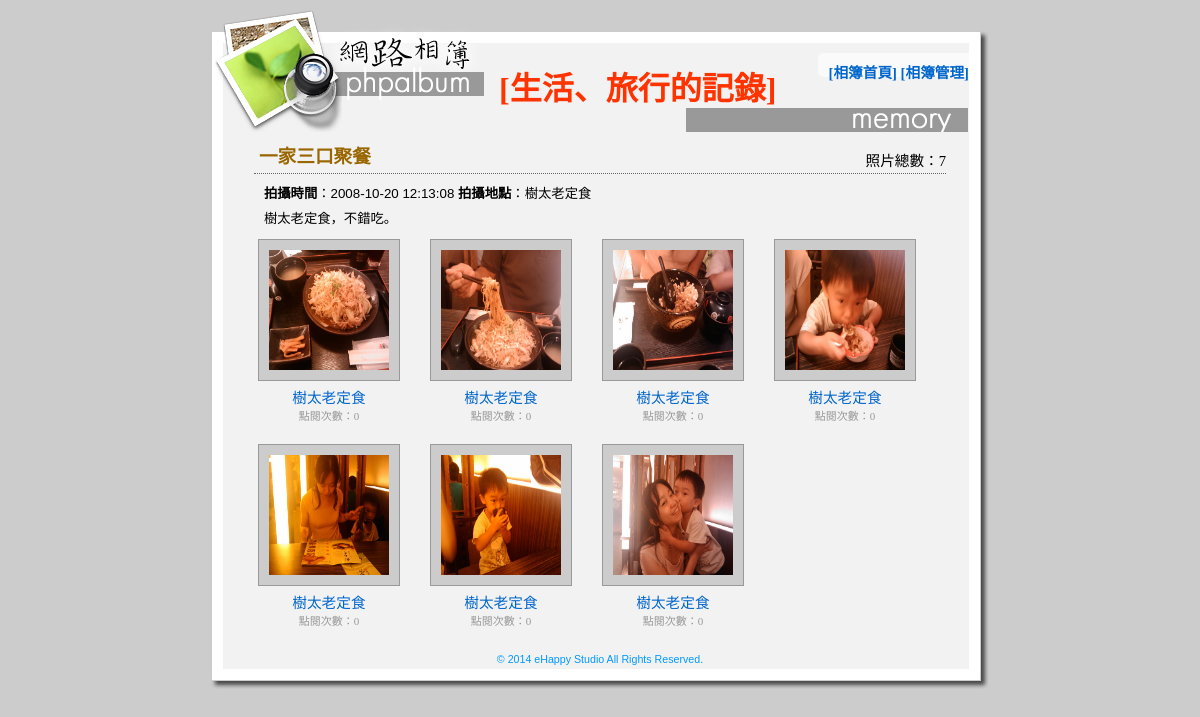
The page /albumshow.php?id=2 on the database its author committed.
### tables this page shows
CREATE TABLE IF NOT EXISTS `album` (
  `album_id` int(11) unsigned NOT NULL auto_increment,
  `album_date` datetime default NULL,
  `album_location` varchar(255) default NULL,
  `album_title` varchar(255) default NULL,
  `album_desc` text,
  PRIMARY KEY  (`album_id`)
);

CREATE TABLE IF NOT EXISTS `albumphoto` (
  `ap_id` int(11) unsigned NOT NULL auto_increment,
  `album_id` int(11) unsigned default NULL,
  `ap_subject` varchar(255) default NULL,
  `ap_date` datetime default NULL,
  `ap_picurl` varchar(100) default NULL,
  `ap_hits` int(11) unsigned NOT NULL default '0',
  PRIMARY KEY  (`ap_id`)
);

### albumshow.php (the view, shortened to what this page needs)
<?php
$query_RecAlbum = "SELECT * FROM `album` WHERE `album_id`=".$_GET["id"];
$query_RecPhoto = "SELECT * FROM `albumphoto` WHERE `album_id`=".$_GET["id"]." ORDER BY `ap_date` DESC";
$RecAlbum = mysql_query($query_RecAlbum);
$RecPhoto = mysql_query($query_RecPhoto);
$total_records = mysql_num_rows($RecPhoto);
$row_RecAlbum=mysql_fetch_assoc($RecAlbum);
?>
<html>
<head>
<link href="style.css" rel="stylesheet" type="text/css" />
</head>
<body bgcolor="#cccccc">
<table width="778" border="0" align="center" cellpadding="0" cellspacing="0">
  <tr>
   <td height="124" valign="top" background="images/album_r1_c1.jpg"><div class="titleDiv">[生活、旅行的記錄]</div>
    <div class="menulink"><a href="index.php">[相簿首頁]</a> <a href="login.php">[相簿管理]</a></div></td>
  </tr>
  <tr>
   <td background="images/album_r2_c1.jpg"><div id="mainRegion">
     <table width="90%" border="0" align="center" cellpadding="4" cellspacing="0">
       <tr>
         <td><div class="subjectDiv"> <?php echo $row_RecAlbum["album_title"];?>
           </div>
           <div class="actionDiv">照片總數：<?php echo $total_records;?></div>
           <div class="normalDiv">
             <p><strong>拍攝時間</strong>：<?php echo $row_RecAlbum["album_date"];?> <strong>拍攝地點</strong>：<?php echo $row_RecAlbum["album_location"];?></p>
             <p><?php echo nl2br($row_RecAlbum["album_desc"]);?></p>
             </div>
           <?php while($row_RecPhoto=mysql_fetch_assoc($RecPhoto)){?>
           <div class="albumDiv">
           <div class="picDiv"><a href="?action=hits&id=<?php echo $row_RecPhoto["ap_id"];?>"><img src="photos/<?php echo $row_RecPhoto["ap_picurl"];?>" alt="<?php echo $row_RecPhoto["ap_subject"];?>" width="120" height="120" border="0" /></a></a></div>
           <div class="albuminfo"><a href="?action=hits&id=<?php echo $row_RecPhoto["ap_id"];?>"><?php echo $row_RecPhoto["ap_subject"];?></a><br />
             <span class="smalltext">點閱次數：<?php echo $row_RecPhoto["ap_hits"];?></span></div>
           </div>
           <?php }?></td>
         </tr>
     </table>
   </div></td>
  </tr>
  <tr>
   <td align="center" background="images/album_r2_c1.jpg" class="trademark">© 2014 eHappy Studio All Rights Reserved.</td>
  </tr>
  <tr>
   <td><img name="album_r4_c1" src="images/album_r4_c1.jpg" width="778" height="24" border="0" id="album_r4_c1" alt="" /></td>
  </tr>
</table>
</body>
</html>

### style.css (style rules this page uses)
#mainRegion p { font-family: Verdana, Arial, Helvetica, sans-serif; font-size: 10pt; line-height: 20px; margin-top: 0px; margin-bottom: 5px; }
#mainRegion .smalltext { font-size: 11px; color: #999999; font-family: Georgia, "Times New Roman", Times, serif; vertical-align: middle; }
#mainRegion .actionDiv { float: right; margin-top: -30px; font-size: 11pt; font-family: "微軟正黑體"; }
.titleDiv { padding-left: 288px; padding-top: 55px; font-family: "微軟正黑體"; font-size: 24pt; font-weight: bolder; color: #FF3300; }
.menulink { float: right; margin-top: -48px; margin-right: 20px; font-family: "微軟正黑體"; font-size: 11pt; font-weight: bold; }
a { text-decoration: none; }
a:link { color: #0066CC; }
.trademark { font-family: Verdana, Arial, Helvetica, sans-serif; font-size: 8pt; color: #0099FF; }
#mainRegion .picDiv { padding: 10px; background-color: #CCCCCC; height: 120px; width: 120px; border: 1px solid #999999; margin-right: auto; margin-left: auto; margin-bottom: 5px; }
#mainRegion .albumDiv { float: left; height: 200px; width: 150px; text-align: center; margin-right: 22px; margin-bottom: 5px; }
#mainRegion .albumDiv .albuminfo { font-family: "微軟正黑體"; font-size: 11pt; }
#mainRegion .normalDiv { clear: both; margin: 10px; }
#mainRegion .subjectDiv { font-family: "微軟正黑體"; font-size: 14pt; font-weight: bold; color: #996600; padding: 5px; clear: both; border-bottom-width: 1px; border-bottom-style: dotted; border-bottom-color: #666666; margin-bottom: 5px; }

### rows shown on the page
album: album_title "一家三口聚餐", album_date "2008-10-20 12:13:08", album_location "樹太老定食", album_desc "樹太老定食，不錯吃。"
albumphoto: ap_picurl (picture), ap_subject "樹太老定食", ap_hits "0"
albumphoto: ap_picurl (picture), ap_subject "樹太老定食", ap_hits "0"
albumphoto: ap_picurl (picture), ap_subject "樹太老定食", ap_hits "0"
albumphoto: ap_picurl (picture), ap_subject "樹太老定食", ap_hits "0"
albumphoto: ap_picurl (picture), ap_subject "樹太老定食", ap_hits "0"
albumphoto: ap_picurl (picture), ap_subject "樹太老定食", ap_hits "0"
albumphoto: ap_picurl (picture), ap_subject "樹太老定食", ap_hits "0"

### other values the page prints
$total_records "7"
